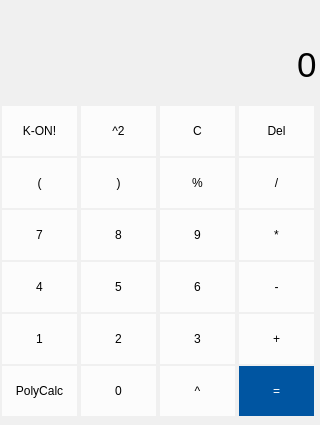
<?xml version="1.0" encoding="UTF-8"?>
<ui version="4.0">
 <class>Calculators</class>
 <widget class="QWidget" name="Calculators">
  <property name="enabled">
   <bool>true</bool>
  </property>
  <property name="geometry">
   <rect>
    <x>0</x>
    <y>0</y>
    <width>320</width>
    <height>425</height>
   </rect>
  </property>
  <property name="minimumSize">
   <size>
    <width>320</width>
    <height>425</height>
   </size>
  </property>
  <property name="sizeIncrement">
   <size>
    <width>320</width>
    <height>425</height>
   </size>
  </property>
  <property name="windowTitle">
   <string>Calculators</string>
  </property>
  <property name="styleSheet">
   <string notr="true">*
{
	border:none;

	
	background-color: rgb(240,240,240);
}

QPushButton
{
	font:normal 12pt '微软雅黑';
	background-color: rgb(252,252,252);
}

QPushButton#btn_opCal
{
	
	
	background-color: rgb(0, 85, 161);
}

QPushButton:hover
{
	background-color: rgb(221,223,221);
}

QPushButton#btn_opCal:hover
{
	
	
	
	background-color: rgb(25, 101, 169);
}</string>
  </property>
  <layout class="QVBoxLayout" name="verticalLayout">
   <property name="spacing">
    <number>0</number>
   </property>
   <property name="leftMargin">
    <number>0</number>
   </property>
   <property name="topMargin">
    <number>2</number>
   </property>
   <property name="rightMargin">
    <number>0</number>
   </property>
   <property name="bottomMargin">
    <number>0</number>
   </property>
   <item>
    <widget class="QLineEdit" name="lineEdit">
     <property name="styleSheet">
      <string notr="true">background-color: rgb(240, 240, 240);</string>
     </property>
     <property name="alignment">
      <set>Qt::AlignmentFlag::AlignRight|Qt::AlignmentFlag::AlignTrailing|Qt::AlignmentFlag::AlignVCenter</set>
     </property>
     <property name="readOnly">
      <bool>true</bool>
     </property>
    </widget>
   </item>
   <item>
    <widget class="QLineEdit" name="lineEdit_2">
     <property name="minimumSize">
      <size>
       <width>0</width>
       <height>70</height>
      </size>
     </property>
     <property name="maximumSize">
      <size>
       <width>16777215</width>
       <height>70</height>
      </size>
     </property>
     <property name="sizeIncrement">
      <size>
       <width>0</width>
       <height>0</height>
      </size>
     </property>
     <property name="font">
      <font>
       <pointsize>26</pointsize>
      </font>
     </property>
     <property name="styleSheet">
      <string notr="true">background-color: rgb(240, 240, 240);</string>
     </property>
     <property name="text">
      <string>0</string>
     </property>
     <property name="alignment">
      <set>Qt::AlignmentFlag::AlignRight|Qt::AlignmentFlag::AlignTrailing|Qt::AlignmentFlag::AlignVCenter</set>
     </property>
     <property name="readOnly">
      <bool>true</bool>
     </property>
    </widget>
   </item>
   <item>
    <layout class="QGridLayout" name="gridLayout_2">
     <property name="spacing">
      <number>2</number>
     </property>
     <item row="3" column="3">
      <widget class="QPushButton" name="btn_signSub">
       <property name="minimumSize">
        <size>
         <width>75</width>
         <height>50</height>
        </size>
       </property>
       <property name="maximumSize">
        <size>
         <width>75</width>
         <height>50</height>
        </size>
       </property>
       <property name="text">
        <string>-</string>
       </property>
      </widget>
     </item>
     <item row="1" column="2">
      <widget class="QPushButton" name="btn_signRest">
       <property name="minimumSize">
        <size>
         <width>75</width>
         <height>50</height>
        </size>
       </property>
       <property name="maximumSize">
        <size>
         <width>75</width>
         <height>50</height>
        </size>
       </property>
       <property name="text">
        <string>%</string>
       </property>
      </widget>
     </item>
     <item row="5" column="2">
      <widget class="QPushButton" name="btn_signPow">
       <property name="minimumSize">
        <size>
         <width>75</width>
         <height>50</height>
        </size>
       </property>
       <property name="maximumSize">
        <size>
         <width>75</width>
         <height>50</height>
        </size>
       </property>
       <property name="text">
        <string>^</string>
       </property>
      </widget>
     </item>
     <item row="0" column="0">
      <widget class="QPushButton" name="btn_opSL">
       <property name="minimumSize">
        <size>
         <width>75</width>
         <height>50</height>
        </size>
       </property>
       <property name="maximumSize">
        <size>
         <width>75</width>
         <height>50</height>
        </size>
       </property>
       <property name="text">
        <string>K-ON!</string>
       </property>
      </widget>
     </item>
     <item row="5" column="1">
      <widget class="QPushButton" name="btn_num0">
       <property name="minimumSize">
        <size>
         <width>75</width>
         <height>50</height>
        </size>
       </property>
       <property name="maximumSize">
        <size>
         <width>75</width>
         <height>50</height>
        </size>
       </property>
       <property name="text">
        <string>0</string>
       </property>
      </widget>
     </item>
     <item row="2" column="0">
      <widget class="QPushButton" name="btn_num7">
       <property name="minimumSize">
        <size>
         <width>75</width>
         <height>50</height>
        </size>
       </property>
       <property name="maximumSize">
        <size>
         <width>75</width>
         <height>50</height>
        </size>
       </property>
       <property name="text">
        <string>7</string>
       </property>
      </widget>
     </item>
     <item row="3" column="2">
      <widget class="QPushButton" name="btn_num6">
       <property name="minimumSize">
        <size>
         <width>75</width>
         <height>50</height>
        </size>
       </property>
       <property name="maximumSize">
        <size>
         <width>75</width>
         <height>50</height>
        </size>
       </property>
       <property name="text">
        <string>6</string>
       </property>
      </widget>
     </item>
     <item row="5" column="0">
      <widget class="QPushButton" name="btn_turnPoly">
       <property name="minimumSize">
        <size>
         <width>75</width>
         <height>50</height>
        </size>
       </property>
       <property name="maximumSize">
        <size>
         <width>75</width>
         <height>50</height>
        </size>
       </property>
       <property name="text">
        <string>PolyCalc</string>
       </property>
      </widget>
     </item>
     <item row="4" column="2">
      <widget class="QPushButton" name="btn_num3">
       <property name="minimumSize">
        <size>
         <width>75</width>
         <height>50</height>
        </size>
       </property>
       <property name="maximumSize">
        <size>
         <width>75</width>
         <height>50</height>
        </size>
       </property>
       <property name="text">
        <string>3</string>
       </property>
      </widget>
     </item>
     <item row="4" column="1">
      <widget class="QPushButton" name="btn_num2">
       <property name="minimumSize">
        <size>
         <width>75</width>
         <height>50</height>
        </size>
       </property>
       <property name="maximumSize">
        <size>
         <width>75</width>
         <height>50</height>
        </size>
       </property>
       <property name="text">
        <string>2</string>
       </property>
      </widget>
     </item>
     <item row="4" column="3">
      <widget class="QPushButton" name="btn_signAdd">
       <property name="minimumSize">
        <size>
         <width>75</width>
         <height>50</height>
        </size>
       </property>
       <property name="maximumSize">
        <size>
         <width>75</width>
         <height>50</height>
        </size>
       </property>
       <property name="text">
        <string>+</string>
       </property>
      </widget>
     </item>
     <item row="0" column="2">
      <widget class="QPushButton" name="btn_opClean">
       <property name="minimumSize">
        <size>
         <width>75</width>
         <height>50</height>
        </size>
       </property>
       <property name="maximumSize">
        <size>
         <width>75</width>
         <height>50</height>
        </size>
       </property>
       <property name="text">
        <string>C</string>
       </property>
      </widget>
     </item>
     <item row="5" column="3">
      <widget class="QPushButton" name="btn_opCal">
       <property name="minimumSize">
        <size>
         <width>75</width>
         <height>50</height>
        </size>
       </property>
       <property name="maximumSize">
        <size>
         <width>75</width>
         <height>50</height>
        </size>
       </property>
       <property name="palette">
        <palette>
         <active>
          <colorrole role="WindowText">
           <brush brushstyle="SolidPattern">
            <color alpha="255">
             <red>255</red>
             <green>255</green>
             <blue>255</blue>
            </color>
           </brush>
          </colorrole>
          <colorrole role="Button">
           <brush brushstyle="SolidPattern">
            <color alpha="255">
             <red>0</red>
             <green>85</green>
             <blue>161</blue>
            </color>
           </brush>
          </colorrole>
          <colorrole role="Text">
           <brush brushstyle="SolidPattern">
            <color alpha="255">
             <red>255</red>
             <green>255</green>
             <blue>255</blue>
            </color>
           </brush>
          </colorrole>
          <colorrole role="ButtonText">
           <brush brushstyle="SolidPattern">
            <color alpha="255">
             <red>255</red>
             <green>255</green>
             <blue>255</blue>
            </color>
           </brush>
          </colorrole>
          <colorrole role="Base">
           <brush brushstyle="SolidPattern">
            <color alpha="255">
             <red>0</red>
             <green>85</green>
             <blue>161</blue>
            </color>
           </brush>
          </colorrole>
          <colorrole role="Window">
           <brush brushstyle="SolidPattern">
            <color alpha="255">
             <red>0</red>
             <green>85</green>
             <blue>161</blue>
            </color>
           </brush>
          </colorrole>
          <colorrole role="PlaceholderText">
           <brush brushstyle="SolidPattern">
            <color alpha="128">
             <red>255</red>
             <green>255</green>
             <blue>255</blue>
            </color>
           </brush>
          </colorrole>
         </active>
         <inactive>
          <colorrole role="WindowText">
           <brush brushstyle="SolidPattern">
            <color alpha="255">
             <red>255</red>
             <green>255</green>
             <blue>255</blue>
            </color>
           </brush>
          </colorrole>
          <colorrole role="Button">
           <brush brushstyle="SolidPattern">
            <color alpha="255">
             <red>0</red>
             <green>85</green>
             <blue>161</blue>
            </color>
           </brush>
          </colorrole>
          <colorrole role="Text">
           <brush brushstyle="SolidPattern">
            <color alpha="255">
             <red>255</red>
             <green>255</green>
             <blue>255</blue>
            </color>
           </brush>
          </colorrole>
          <colorrole role="ButtonText">
           <brush brushstyle="SolidPattern">
            <color alpha="255">
             <red>255</red>
             <green>255</green>
             <blue>255</blue>
            </color>
           </brush>
          </colorrole>
          <colorrole role="Base">
           <brush brushstyle="SolidPattern">
            <color alpha="255">
             <red>0</red>
             <green>85</green>
             <blue>161</blue>
            </color>
           </brush>
          </colorrole>
          <colorrole role="Window">
           <brush brushstyle="SolidPattern">
            <color alpha="255">
             <red>0</red>
             <green>85</green>
             <blue>161</blue>
            </color>
           </brush>
          </colorrole>
          <colorrole role="PlaceholderText">
           <brush brushstyle="SolidPattern">
            <color alpha="128">
             <red>255</red>
             <green>255</green>
             <blue>255</blue>
            </color>
           </brush>
          </colorrole>
         </inactive>
         <disabled>
          <colorrole role="WindowText">
           <brush brushstyle="SolidPattern">
            <color alpha="255">
             <red>255</red>
             <green>255</green>
             <blue>255</blue>
            </color>
           </brush>
          </colorrole>
          <colorrole role="Button">
           <brush brushstyle="SolidPattern">
            <color alpha="255">
             <red>0</red>
             <green>85</green>
             <blue>161</blue>
            </color>
           </brush>
          </colorrole>
          <colorrole role="Text">
           <brush brushstyle="SolidPattern">
            <color alpha="255">
             <red>255</red>
             <green>255</green>
             <blue>255</blue>
            </color>
           </brush>
          </colorrole>
          <colorrole role="ButtonText">
           <brush brushstyle="SolidPattern">
            <color alpha="255">
             <red>255</red>
             <green>255</green>
             <blue>255</blue>
            </color>
           </brush>
          </colorrole>
          <colorrole role="Base">
           <brush brushstyle="SolidPattern">
            <color alpha="255">
             <red>0</red>
             <green>85</green>
             <blue>161</blue>
            </color>
           </brush>
          </colorrole>
          <colorrole role="Window">
           <brush brushstyle="SolidPattern">
            <color alpha="255">
             <red>0</red>
             <green>85</green>
             <blue>161</blue>
            </color>
           </brush>
          </colorrole>
          <colorrole role="PlaceholderText">
           <brush brushstyle="SolidPattern">
            <color alpha="128">
             <red>255</red>
             <green>255</green>
             <blue>255</blue>
            </color>
           </brush>
          </colorrole>
         </disabled>
        </palette>
       </property>
       <property name="styleSheet">
        <string notr="true">color: rgb(255, 255, 255);</string>
       </property>
       <property name="text">
        <string>=</string>
       </property>
      </widget>
     </item>
     <item row="2" column="2">
      <widget class="QPushButton" name="btn_num9">
       <property name="minimumSize">
        <size>
         <width>75</width>
         <height>50</height>
        </size>
       </property>
       <property name="maximumSize">
        <size>
         <width>75</width>
         <height>50</height>
        </size>
       </property>
       <property name="text">
        <string>9</string>
       </property>
      </widget>
     </item>
     <item row="2" column="1">
      <widget class="QPushButton" name="btn_num8">
       <property name="minimumSize">
        <size>
         <width>75</width>
         <height>50</height>
        </size>
       </property>
       <property name="maximumSize">
        <size>
         <width>75</width>
         <height>50</height>
        </size>
       </property>
       <property name="text">
        <string>8</string>
       </property>
      </widget>
     </item>
     <item row="4" column="0">
      <widget class="QPushButton" name="btn_num1">
       <property name="minimumSize">
        <size>
         <width>75</width>
         <height>50</height>
        </size>
       </property>
       <property name="maximumSize">
        <size>
         <width>75</width>
         <height>50</height>
        </size>
       </property>
       <property name="text">
        <string>1</string>
       </property>
      </widget>
     </item>
     <item row="3" column="0">
      <widget class="QPushButton" name="btn_num4">
       <property name="minimumSize">
        <size>
         <width>75</width>
         <height>50</height>
        </size>
       </property>
       <property name="maximumSize">
        <size>
         <width>75</width>
         <height>50</height>
        </size>
       </property>
       <property name="text">
        <string>4</string>
       </property>
      </widget>
     </item>
     <item row="1" column="1">
      <widget class="QPushButton" name="btn_signRC">
       <property name="minimumSize">
        <size>
         <width>75</width>
         <height>50</height>
        </size>
       </property>
       <property name="maximumSize">
        <size>
         <width>75</width>
         <height>50</height>
        </size>
       </property>
       <property name="text">
        <string>)</string>
       </property>
      </widget>
     </item>
     <item row="1" column="3">
      <widget class="QPushButton" name="btn_signDivide">
       <property name="minimumSize">
        <size>
         <width>75</width>
         <height>50</height>
        </size>
       </property>
       <property name="maximumSize">
        <size>
         <width>75</width>
         <height>50</height>
        </size>
       </property>
       <property name="text">
        <string>/</string>
       </property>
      </widget>
     </item>
     <item row="1" column="0">
      <widget class="QPushButton" name="btn_signLC">
       <property name="minimumSize">
        <size>
         <width>75</width>
         <height>50</height>
        </size>
       </property>
       <property name="maximumSize">
        <size>
         <width>75</width>
         <height>50</height>
        </size>
       </property>
       <property name="text">
        <string>(</string>
       </property>
      </widget>
     </item>
     <item row="3" column="1">
      <widget class="QPushButton" name="btn_num5">
       <property name="minimumSize">
        <size>
         <width>75</width>
         <height>50</height>
        </size>
       </property>
       <property name="maximumSize">
        <size>
         <width>75</width>
         <height>50</height>
        </size>
       </property>
       <property name="text">
        <string>5</string>
       </property>
      </widget>
     </item>
     <item row="2" column="3">
      <widget class="QPushButton" name="btn_signProduce">
       <property name="minimumSize">
        <size>
         <width>75</width>
         <height>50</height>
        </size>
       </property>
       <property name="maximumSize">
        <size>
         <width>75</width>
         <height>50</height>
        </size>
       </property>
       <property name="text">
        <string>*</string>
       </property>
      </widget>
     </item>
     <item row="0" column="3">
      <widget class="QPushButton" name="btn_opDel">
       <property name="minimumSize">
        <size>
         <width>75</width>
         <height>50</height>
        </size>
       </property>
       <property name="maximumSize">
        <size>
         <width>75</width>
         <height>50</height>
        </size>
       </property>
       <property name="text">
        <string>Del</string>
       </property>
      </widget>
     </item>
     <item row="0" column="1">
      <widget class="QPushButton" name="btn_signPow2">
       <property name="minimumSize">
        <size>
         <width>75</width>
         <height>50</height>
        </size>
       </property>
       <property name="maximumSize">
        <size>
         <width>75</width>
         <height>50</height>
        </size>
       </property>
       <property name="text">
        <string>^2</string>
       </property>
      </widget>
     </item>
    </layout>
   </item>
  </layout>
  <zorder>lineEdit_2</zorder>
  <zorder>lineEdit</zorder>
 </widget>
 <resources/>
 <connections/>
</ui>
